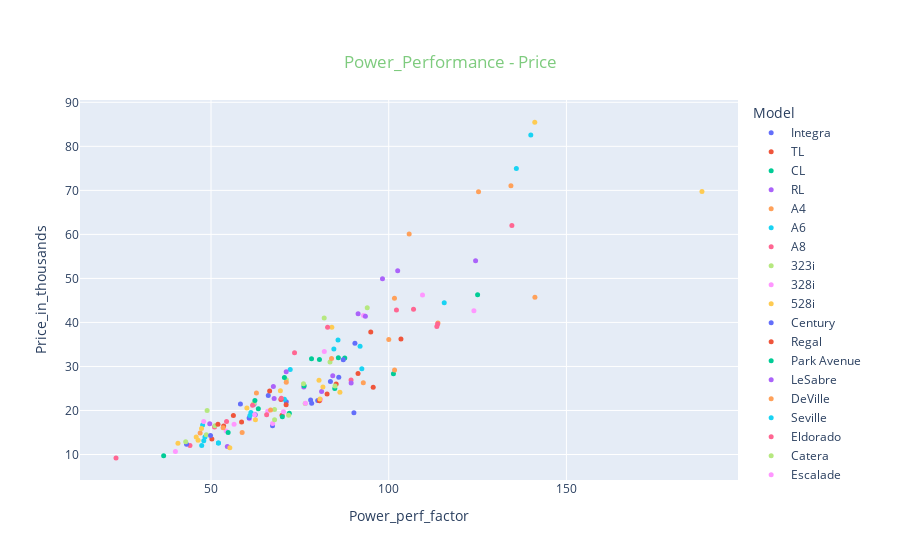

The cell this chart's notebook holds for it:
### Markdown cell above
RELATIONSHIP BETWEEN COLUMNS

### Code cell
fig = px.scatter(df,
                 x='Power_perf_factor',
                 y='Price_in_thousands',
                 color='Model',
                
                 hover_data=['Price_in_thousands'],
                 title='Power_Performance - Price')
fig.update_traces(marker_size=5)
fig.update_layout(
    title={
        'y':0.9,
        'x':0.5,
        'xanchor': 'center',
        'yanchor': 'top',
        'font_color':'rgba(0, 153, 0,0.5)'})
fig.show()
